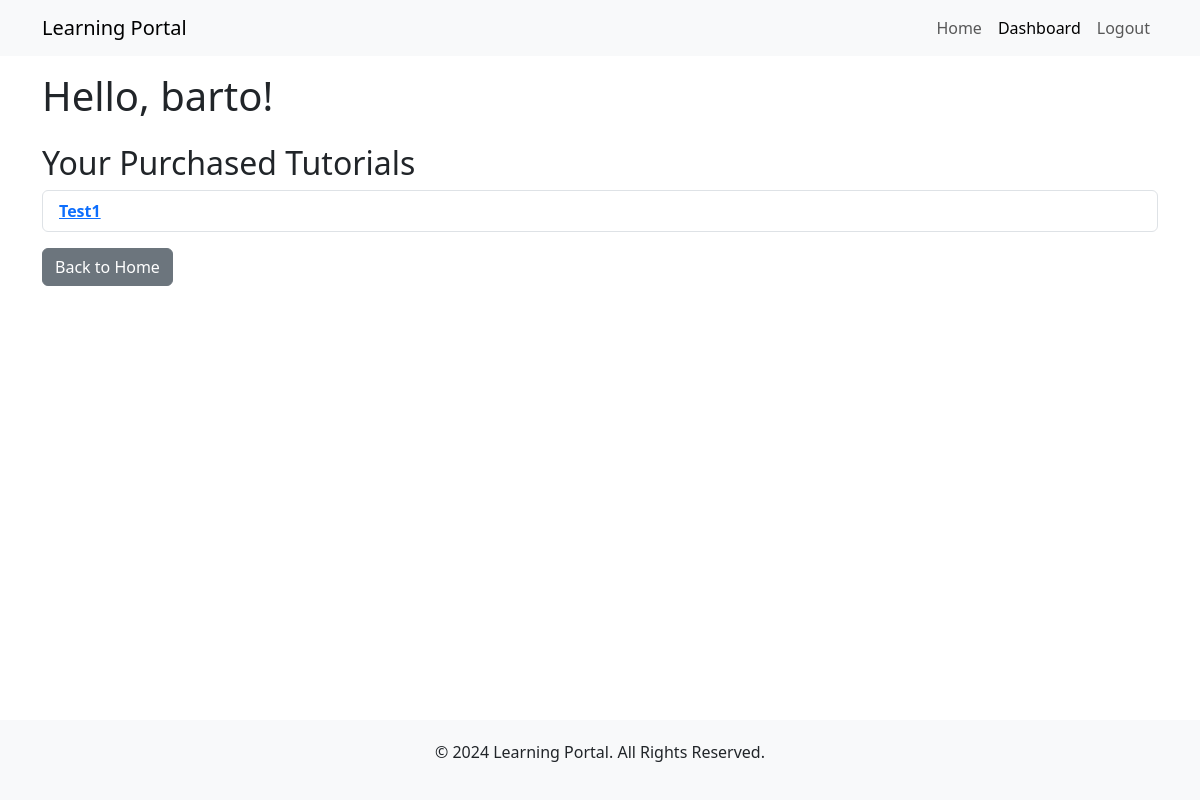
Before: /dashboard/ (signed in) with the older database file.
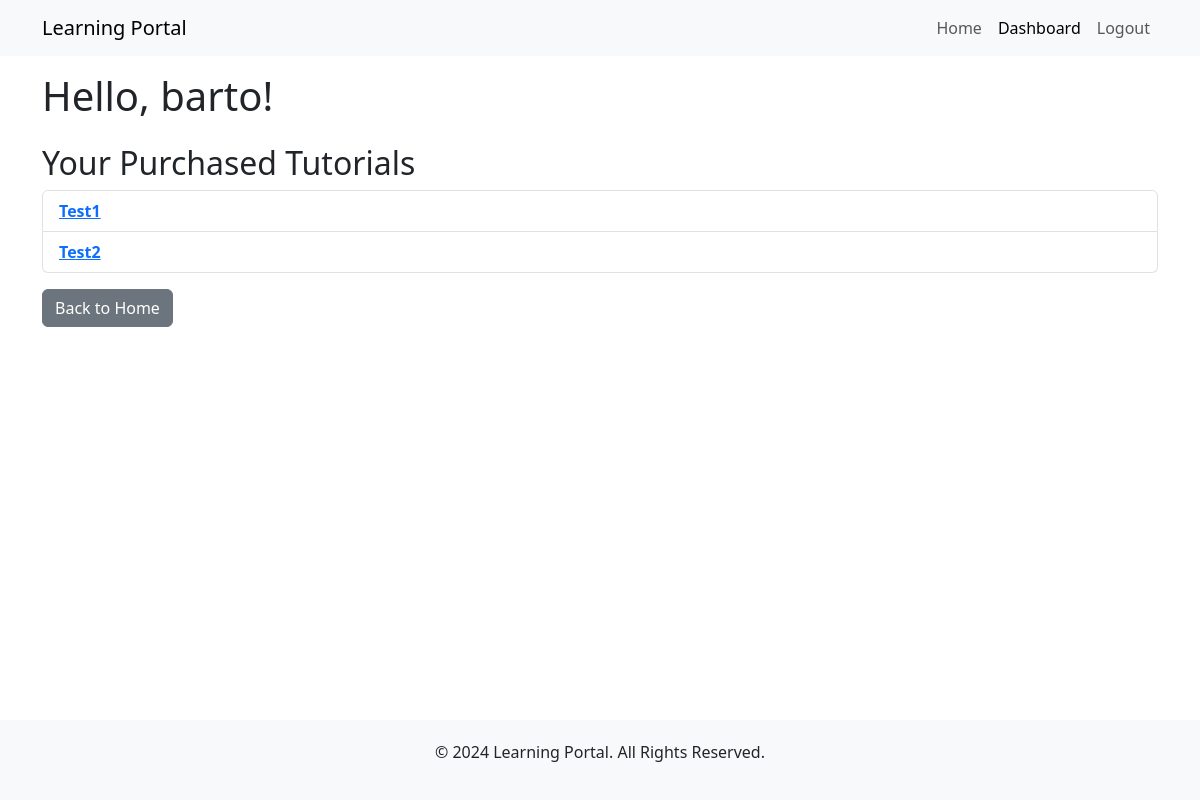
After: the same page with the newer database file.
### main/models.py (models this page shows, shortened)
class Tutorial(models.Model):
    title = models.CharField(max_length=200)
    description = models.TextField()
    content = models.TextField()
    price = models.DecimalField(max_digits=6, decimal_places=2)
    created_at = models.DateTimeField(auto_now_add=True)
    purchased = models.BooleanField(default=False)  # New field

### main/views.py (the view)
# urls.py: path('dashboard/', views.dashboard, name='dashboard'),
@login_required
def dashboard(request):
    purchased_tutorials = Tutorial.objects.filter(purchased=True)
    return render(request, 'main/dashboard.html', {'purchased_tutorials': purchased_tutorials})

### main/templates/main/dashboard.html (shortened to what this page needs)
{% extends 'main/base.html' %}
{% load custom_filters %}
{% block content %}
    <h1 class="mt-3">Hello, {{ user.first_name|default:user.username }}!</h1>
    <h2 class="mt-4">Your Purchased Tutorials</h2>
    <ul class="list-group">
        {% for tutorial in purchased_tutorials %}
            <li class="list-group-item">
                <a href="{% url 'tutorial_detail' tutorial.pk %}">
                    <strong>{{ tutorial.title }}</strong>
                </a>
            </li>
        {% empty %}
            <li class="list-group-item">You haven't purchased any tutorials yet.</li>
        {% endfor %}
    </ul>
    <a href="{% url 'home' %}" class="btn btn-secondary mt-3">Back to Home</a>
{% endblock %}

Changed rows visible on the page:
now on this page (row edited): Tutorial: title "Test2"
